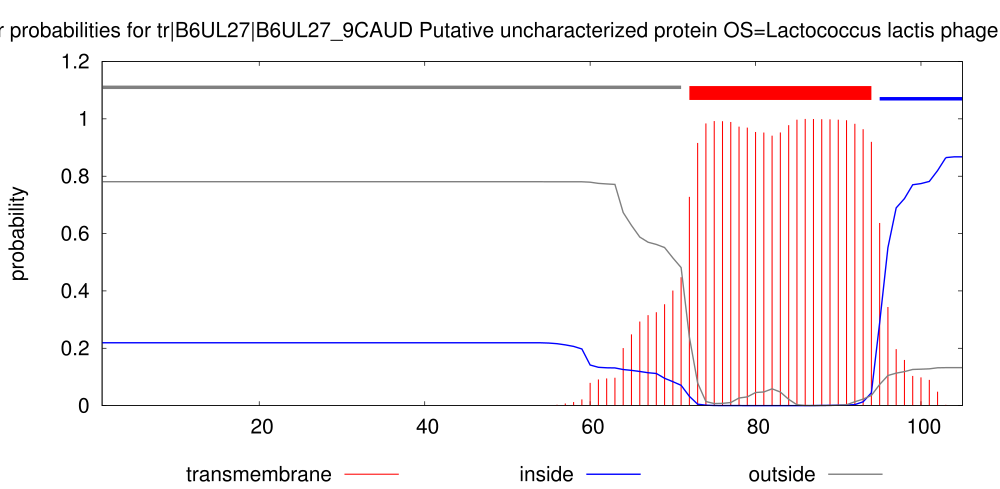

Recreate this plot in gnuplot.
set arrow from 1,1.11 to 71,1.11 nohead lt 9 lw 10
set arrow from 72,1.09 to 94,1.09 nohead lt 1 lw 40
set arrow from 95,1.07 to 105,1.07 nohead lt 3 lw 10
set key below
set title "TMHMM posterior probabilities for tr|B6UL27|B6UL27_9CAUD Putative uncharacterized protein OS=Lactococcus lactis phage p2 PE=4 SV=2 ORF=31"
set yrange [0:1.2]
set size 2., 1.4
#set xlabel "position"
set ylabel "probability"
set xrange [1:105]
# Make the ps plot
set term postscript eps color solid "Helvetica" 30
set output "./TMHMM_9908/tr_B6UL27_B6UL27_9CAUD.eps"
plot "./TMHMM_9908/tr_B6UL27_B6UL27_9CAUD.plp" using 1:4 title "transmembrane" with impulses lt 1 lw 3, \
"" using 1:3 title "inside" with line lt 3 lw 4, \
"" using 1:5 title "outside" with line lt 9 lw 4
exit
